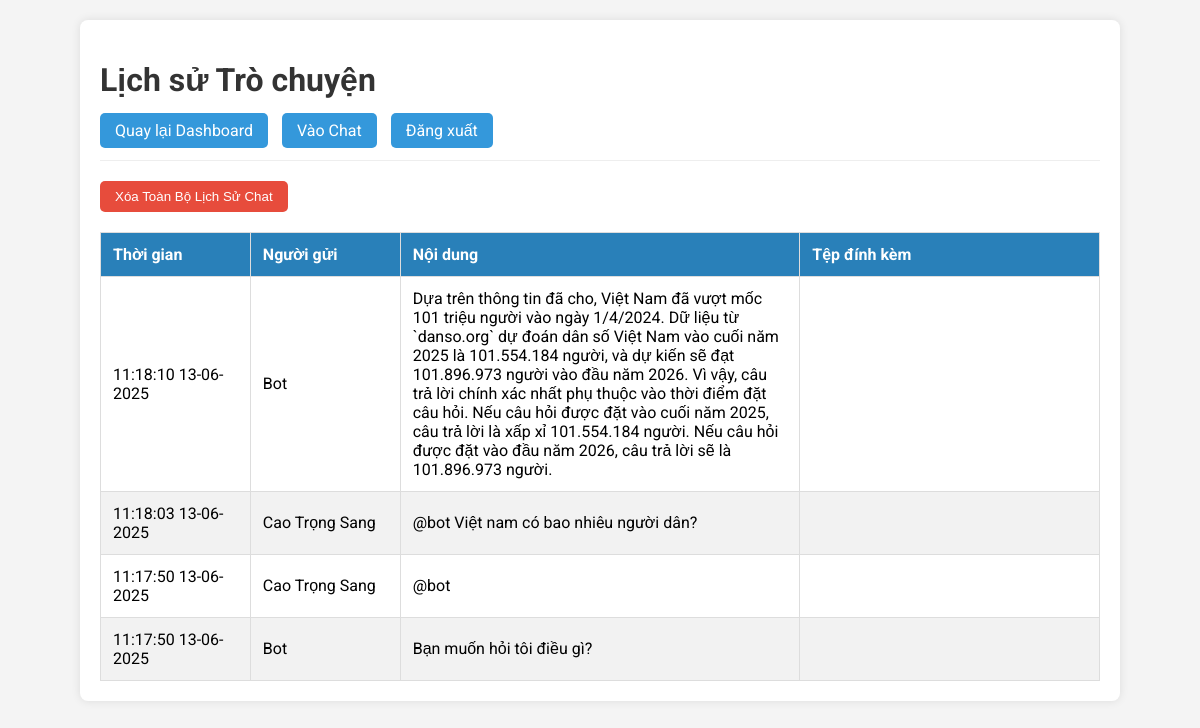
Screenshot of /admin/history (signed in) with the database file from the repository.
### tables this page shows
CREATE TABLE chat (
    id INTEGER PRIMARY KEY AUTOINCREMENT,
    username TEXT NOT NULL,
    message TEXT,
    image_path TEXT,
    file_path TEXT,
    timestamp DATETIME DEFAULT CURRENT_TIMESTAMP
);

### app.py (the view)
@app.route('/admin/history')
@admin_required
def chat_history():
    return render_template('chat_history.html', messages=process_messages_timestamps(get_db().execute('SELECT * FROM chat ORDER BY timestamp DESC').fetchall()))

### app.py (called while the page is built)
def get_db():
    if 'db' not in g:
        g.db = sqlite3.connect(app.config['DATABASE'])
        g.db.row_factory = sqlite3.Row
    return g.db

@app.teardown_appcontext
def close_connection(exception):
    db = g.pop('db', None)
    if db is not None: db.close()

def login_required(f):
    @wraps(f)
    def decorated_function(*args, **kwargs):
        if 'user_id' not in session:
            return redirect(url_for('login'))
        return f(*args, **kwargs)
    return decorated_function

def admin_required(f):
    @wraps(f)
    @login_required
    def decorated_function(*args, **kwargs):
        if session.get('role') != 'quanly':
            flash('Bạn không có quyền truy cập trang này.', 'error')
            return redirect(url_for('chat'))
        return f(*args, **kwargs)
    return decorated_function

def process_messages_timestamps(raw_messages):
    messages = []
    local_tz = timezone(timedelta(hours=7))
    for msg in raw_messages:
        msg_dict = dict(msg)
        if msg_dict.get('timestamp'):
            try:
                utc_dt_naive = datetime.strptime(msg_dict['timestamp'], '%Y-%m-%d %H:%M:%S')
                utc_dt_aware = utc_dt_naive.replace(tzinfo=timezone.utc)
                local_dt = utc_dt_aware.astimezone(local_tz)
                msg_dict['timestamp'] = local_dt
            except (ValueError, TypeError):
                msg_dict['timestamp'] = None
        messages.append(msg_dict)
    return messages

### templates/chat_history.html (shortened to what this page needs)
<!DOCTYPE html>
<html lang="vi">
<head>
</head>
<body>
    <div class="container">
        <h1>Lịch sử Trò chuyện</h1>
        <div class="nav">
            <a href="{{ url_for('admin') }}">Quay lại Dashboard</a>
            <a href="{{ url_for('chat') }}">Vào Chat</a>
            <a href="{{ url_for('logout') }}">Đăng xuất</a>
        </div>
        <div class="actions">
            <form action="{{ url_for('clear_chat_history') }}" method="POST">
                <button type="submit" onclick="return confirm('Bạn có chắc chắn muốn xóa TOÀN BỘ lịch sử trò chuyện không? Hành động này KHÔNG THỂ hoàn tác.');">
                    Xóa Toàn Bộ Lịch Sử Chat
                </button>
            </form>
        </div>
        <table>
            <thead>
                <tr>
                    <th style="width: 15%;">Thời gian</th>
                    <th style="width: 15%;">Người gửi</th>
                    <th style="width: 40%;">Nội dung</th>
                    <th style="width: 30%;">Tệp đính kèm</th>
                </tr>
            </thead>
            <tbody>
                {% for msg in messages %}
                <tr>
                    <td>{{ msg.timestamp.strftime('%H:%M:%S %d-%m-%Y') if msg.timestamp else '' }}</td>
                    <td>{{ msg.username }}</td>
                    <td>{{ msg.message }}</td>
                    <td>
                    </td>
                </tr>
                {% else %}
                <tr><td colspan="4" style="text-align: center;">Chưa có tin nhắn nào.</td></tr>
                {% endfor %}
            </tbody>
        </table>
    </div>
</body>
</html>

### templates/chat_history.html (style rules this page uses)
body { font-family: 'Roboto', sans-serif; background: #f4f4f4; margin: 20px; }
.container { max-width: 1000px; margin: auto; background: white; padding: 20px; border-radius: 8px; box-shadow: 0 0 10px rgba(0,0,0,0.1); }
h1, h2 { color: #333; }
table { width: 100%; border-collapse: collapse; margin-top: 20px; }
th, td { padding: 12px; border: 1px solid #ddd; text-align: left; word-wrap: break-word; }
th { background-color: #2980b9; color: white; }
tr:nth-child(even) { background-color: #f2f2f2; }
.nav { margin-bottom: 20px; }
.nav a, .actions button { text-decoration: none; padding: 8px 15px; color: white; border-radius: 5px; margin-right: 10px; border: none; cursor: pointer; }
.nav a { background: #3498db; }
.actions { margin-top: 20px; border-top: 1px solid #eee; padding-top: 20px; }
.actions button { background-color: #e74c3c; }

### rows the page displays
chat: timestamp "11:18:10 13-06-2025", username "Bot", message "Dựa trên thông tin đã cho, Việt Nam đã vượt mốc 101 triệu người vào ngày 1/4/2024. Dữ liệu từ `danso.org` dự đoán dân số Việt Nam vào cuối năm 2025 là 101.554.184 người, và dự kiến sẽ đạt 101.896.973 người vào đầu năm 2026. Vì vậy, câu trả lời chính xác nhất phụ thuộc vào thời điểm đặt câu hỏi. Nếu câu hỏi được đặt vào cuối năm 2025, câu trả lời là xấp xỉ 101.554.184 người. Nếu câu hỏi được đặt vào đầu năm 2026, câu trả lời sẽ là 101.896.973 người."
chat: timestamp "11:18:03 13-06-2025", username "Cao Trọng Sang", message "@bot Việt nam có bao nhiêu người dân?"
chat: timestamp "11:17:50 13-06-2025", username "Cao Trọng Sang", message "@bot"
chat: timestamp "11:17:50 13-06-2025", username "Bot", message "Bạn muốn hỏi tôi điều gì?"
